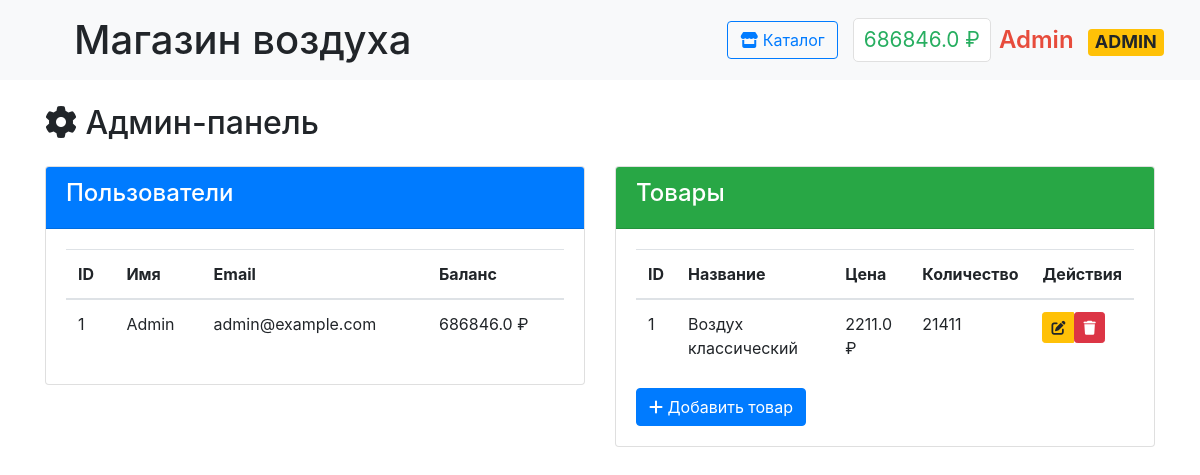
Page /admin (signed in) on the earlier database version.
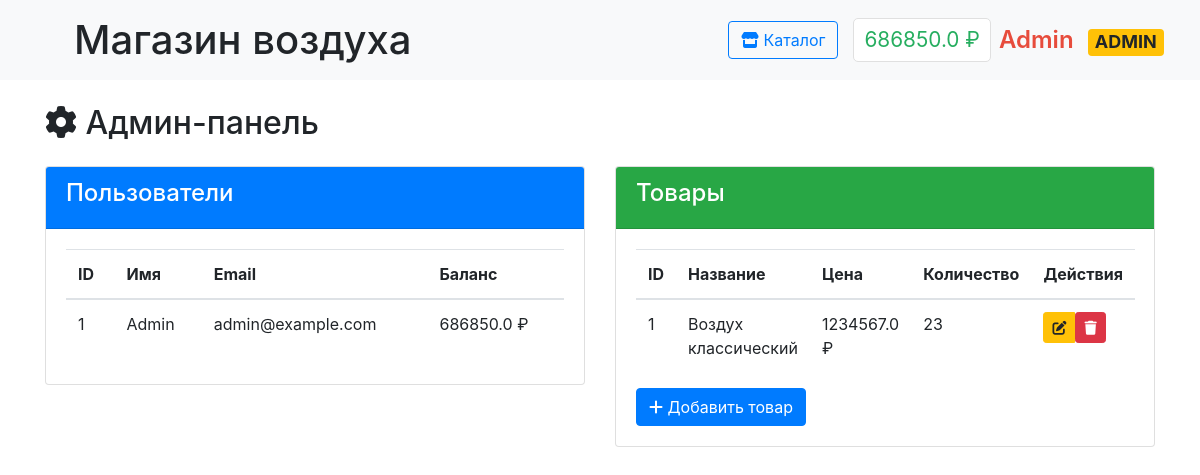
Same page on the later database version.
### data/users.py (models this page shows, shortened)
class User(SqlAlchemyBase, UserMixin):
    __tablename__ = 'users'
    id = Column(Integer, primary_key=True, autoincrement=True)
    surname = Column(String, nullable=False)
    name = Column(String, nullable=False)
    email = Column(String, unique=True, nullable=False)
    hashed_password = Column(String, nullable=False)
    balance = Column(Float, default=0)
    is_admin = Column(Boolean, default=False)

### data/products.py (models this page shows)
class Product(SqlAlchemyBase):
    __tablename__ = 'products'
    id = sa.Column(sa.Integer, primary_key=True, autoincrement=True)
    title = sa.Column(sa.String, nullable=False)
    description = sa.Column(sa.Text)
    price = sa.Column(sa.Float, nullable=False)
    quantity = sa.Column(sa.Integer, default=0)
    image_url = sa.Column(sa.String)
    category = sa.Column(sa.String)
    created_at = sa.Column(sa.DateTime, default=sa.func.now())
    is_available = sa.Column(sa.Boolean, default=True)

### main.py (the view)
@app.route('/admin')
@login_required
def admin_panel():
    if not current_user.is_admin:
        abort(403)
    db_sess = db_session.create_session()
    users = db_sess.query(User).all()
    products = db_sess.query(Product).all()
    return render_template('admin_panel.html',
                           users=users,
                           products=products)

### data/db_session.py (called while the page is built)
def create_session() -> Session:
    global __factory
    return __factory()

### main.py (called while the page is built)
@login_manager.user_loader
def load_user(user_id):
    db_sess = db_session.create_session()
    return db_sess.get(User, user_id)

### templates/admin_panel.html
{% extends "base.html" %}
{% block content %}
<div class="container mt-4">
    <h2><i class="fas fa-cog"></i> Админ-панель</h2>
    <div class="row mt-4">
        <div class="col-md-6">
            <div class="card">
                <div class="card-header bg-primary text-white">
                    <h4>Пользователи</h4>
                </div>
                <div class="card-body">
                    <table class="table">
                        <thead>
                            <tr>
                                <th>ID</th>
                                <th>Имя</th>
                                <th>Email</th>
                                <th>Баланс</th>
                            </tr>
                        </thead>
                        <tbody>
                            {% for user in users %}
                            <tr>
                                <td>{{ user.id }}</td>
                                <td>{{ user.name }}</td>
                                <td>{{ user.email }}</td>
                                <td>{{ user.balance }} ₽</td>
                            </tr>
                            {% endfor %}
                        </tbody>
                    </table>
                </div>
            </div>
        </div>
        <div class="col-md-6">
            <div class="card">
                <div class="card-header bg-success text-white">
                    <h4>Товары</h4>
                </div>
                <div class="card-body">
                    <table class="table">
                        <thead>
                            <tr>
                                <th>ID</th>
                                <th>Название</th>
                                <th>Цена</th>
                                <th>Количество</th>
                                <th>Действия</th>
                            </tr>
                        </thead>
                        <tbody>
                            {% for product in products %}
                            <tr>
                                <td>{{ product.id }}</td>
                                <td>{{ product.title }}</td>
                                <td>{{ product.price }} ₽</td>
                                <td>{{ product.quantity }}</td>
                                <td>
                                    <div class="btn-group" role="group">
                                        <a href="{{ url_for('edit_product', id=product.id) }}"
                                           class="btn btn-sm btn-warning"
                                           title="Редактировать">
                                            <i class="fas fa-edit"></i>
                                        </a>
                                        <form action="{{ url_for('delete_product', id=product.id) }}"
                                              method="POST"
                                              style="display: inline;">
                                            <button type="submit"
                                                    class="btn btn-sm btn-danger"
                                                    onclick="return confirm('Вы уверены, что хотите удалить этот товар?')"
                                                    title="Удалить">
                                                <i class="fas fa-trash"></i>
                                            </button>
                                        </form>
                                    </div>
                                </td>
                            </tr>
                            {% endfor %}
                        </tbody>
                    </table>
                    <div class="mt-3">
                        <a href="{{ url_for('add_product') }}" class="btn btn-primary">
                            <i class="fas fa-plus"></i> Добавить товар
                        </a>
                    </div>
                </div>
            </div>
        </div>
    </div>
</div>
{% endblock %}

### templates/base.html (shortened to what this page needs)
<!doctype html>
<html lang="en">
<head>
    <link rel="stylesheet" href="https://stackpath.bootstrapcdn.com/bootstrap/4.4.1/css/bootstrap.min.css">
    <link rel="stylesheet" href="https://cdnjs.cloudflare.com/ajax/libs/font-awesome/6.0.0/css/all.min.css">
    <link rel="stylesheet" href="{{ url_for('static', filename='css/style.css') }}">
</head>
<body>
<nav class="navbar navbar-light bg-light">
    <div class="navbar-container">
        <h1 class="m-2" style="padding-left: 30px;">Магазин воздуха</h1>
        <div class="nav-section">
            {% if current_user.is_authenticated %}
                <a href="{{ url_for('index') }}" class="btn btn-outline-primary">
                    <i class="fas fa-store"></i> Каталог
                </a>
                <div class="d-flex align-items-center">
                    <span class="balance mr-2" onclick="window.location.href='{{ url_for('payment') }}'">
                        {{ current_user.balance }} ₽
                    </span>
                    <span class="username {% if current_user.is_admin %}admin-badge{% endif %}"
                          onclick="window.location.href='{{ url_for('profile') }}'">
                        {{ current_user.name }}
                        {% if current_user.is_admin %}<span class="badge badge-warning ml-2">ADMIN</span>{% endif %}
                    </span>
                </div>
            {% endif %}
        </div>
    </div>
</nav>
<main>
    {% block content %}{% endblock %}
</main>
</body>
</html>

Differences in the rows shown:
changed User "Admin": balance "686846.0" → "686850.0"
changed Product "Воздух классический": price "2211.0" → "1234567.0"; quantity "21411" → "23"
